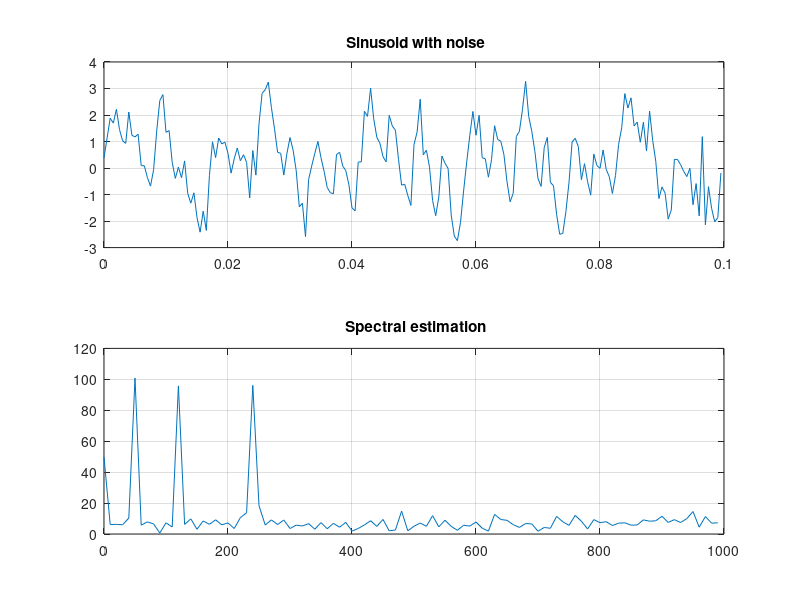

Source code (MATLAB):
% identification of sinusoids in noise
fs=2000; 
t = (0:199)/fs;
s = sin(2*pi*50.*t) + sin(2*pi*120.*t) +sin(2*pi*240.*t);
awgn = (0.5*randn(1,200)+.25); % N(0.25, 0.25)
sn = s+awgn;
subplot(211), plot(t,sn);
title(' Sinusoid with noise'); grid;
Sn = fft(sn,200);
f = 0:10:990;
sfmag = abs(Sn);
subplot(212), plot(f,sfmag(1:100));
title(' Spectral estimation'); grid;